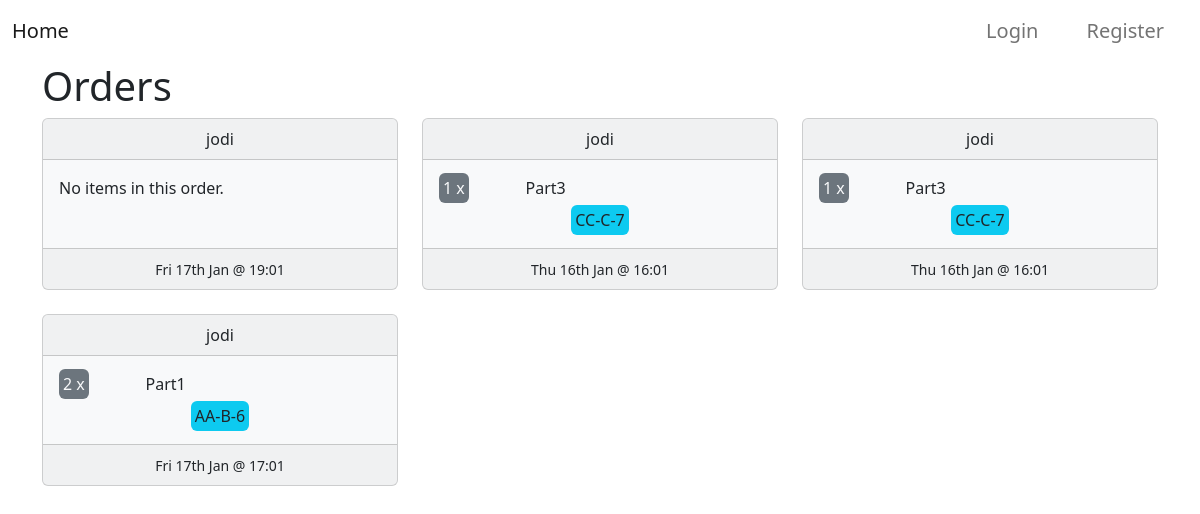
/orders/, run on an earlier commit of the app's database.
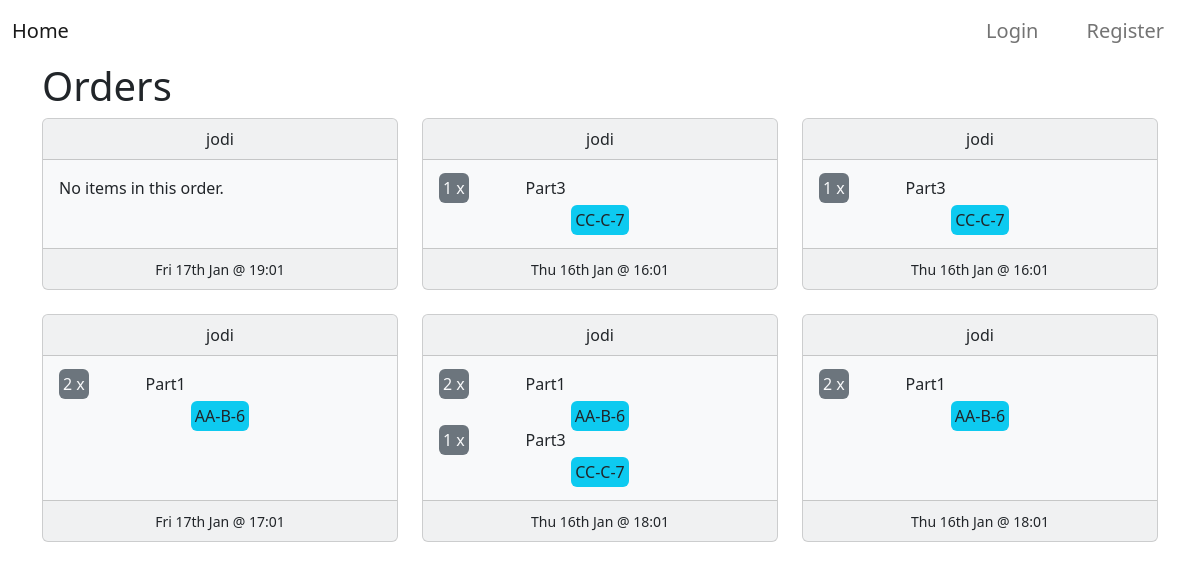
And on a later commit of the database.
### orders/models.py (models this page shows)
class Order(models.Model):
    STATUS_CHOICES = [
        ('in_progress', 'In Progress'),
        ('ready', 'Ready for Collection'),
        ('collected', 'Collected'),
    ]
    user = models.ForeignKey(User, on_delete=models.CASCADE, related_name='order')
    created_at = models.DateTimeField(auto_now_add=True)
    collection_datetime = models.DateTimeField()
    status = models.CharField(max_length=50, choices=STATUS_CHOICES, default='in_progress')

class OrderItem(models.Model):
    order = models.ForeignKey(Order, on_delete=models.CASCADE, related_name='items')
    part = models.ForeignKey(Part, on_delete=models.CASCADE)
    quantity = models.PositiveIntegerField(default=1)

### parts/models.py (models this page shows, shortened)
class Part(models.Model):
    code = models.CharField(max_length=50, unique=True)
    name = models.CharField(max_length=100)
    num_in_stock = models.PositiveIntegerField(default=0)
    low_stock_warning = models.PositiveIntegerField(default=0)
    location = models.CharField(max_length=10, help_text="Format: AB-A-5")

### orders/views.py (the view, shortened to what this page needs)
# urls.py: path('', OrderListView.as_view(), name='order-home'),
class OrderListView(ListView):
    model = Order
    context_object_name = 'orders'
    def get_queryset(self):
        return Order.objects.exclude(status='collected')

### orders/templates/orders/order_list.html (shortened to what this page needs)
{% extends "parts/base.html" %}
{% block content %}
    <h1>Orders</h1>
        <div class="row row-cols-1 row-cols-md-2 row-cols-lg-3 g-4">
            {% if orders %}
                {% for order in orders %}
                <div class="col">
                    <div class="card card-hover h-100 {% if order.status == 'in_progress' %}text-dark bg-light{% elif order.status == 'ready' %}text-light bg-secondary{% endif %}">
                        <div class="card-header text-center">
                            {{ order.user }}
                        </div>
                        <div class="card-body">
                            {% if order.items.all %}
                                {% for item in order.items.all %}
                                    <div class="row">
                                        <div class="col-3">
                                            <span class="{% if order.status == 'in_progress' %}bg-secondary text-light{% elif order.status == 'ready' %}bg-dark{% endif %} rounded p-1">{{ item.quantity }} x</span>
                                        </div>
                                        <div class="col-9">
                                            <span>{{ item.part.name }}</span>
                                        </div>
                                    </div>
                                    <div class="row text-center pt-2">
                                        <div class="col-12">
                                            <span class="{% if order.status == 'in_progress' %}bg-info{% elif order.status == 'ready' %}bg-dark{% endif %} rounded p-1">{{ item.part.location }}</span>
                                        </div>
                                    </div>
                                {% endfor %}
                            {% else %}
                                <p>No items in this order.</p>
                            {% endif %}
                        </div>
                        <div class="card-footer text-center">
                            <small> {{ order.collection_datetime|date:"D jS M @ H:m" }}</small>
                        </div>
                    </div>
                </div>
                {% endfor %}
            {% else %}
                <p>No orders found..</p>
            {% endif %}
        </div>
{% endblock content %}

### parts/templates/parts/base.html (shortened to what this page needs)
<!DOCTYPE html>
<html lang="en">
<head>
    <link href="https://cdn.jsdelivr.net/npm/bootstrap@5.2.3/dist/css/bootstrap.min.css" rel="stylesheet">
    {% load static %}
    <link rel="stylesheet" href="{% static 'css/style.css' %}">
</head>
<body>
    <nav class="navbar navbar-expand-lg navbar-light" id="menu">
        <div class="container-fluid">
            <a class="navbar-brand" href="{% url 'parts-home' %}">Home</a>
            <div class="collapse navbar-collapse justify-content-end" id="navbarNavDropdown">
                <ul class="navbar-nav">
                    {% if user.is_authenticated %}
                        <span class="navbar-text mx-2 fs-5">Hello, {{ user.username }} ( {{ user.profile.get_user_group_display  }})</span>
                        <li class="nav-item mx-3">
                            <a class="nav-link fs-5" href="{% url 'parts-home' %}">Dashboard</a>
                        </li>
                        <li class="nav-item mx-3">
                            <a class="nav-link fs-5" href="{% url 'order-home' %}">Orders</a>
                        </li>
                        <li class="nav-item mx-3">
                            <a class="nav-link fs-5" href="{% url 'parts-list' %}">Parts</a>
                        </li>
                        <li class="nav-item mx-3">
                            <a class="nav-link fs-5" href="{% url 'low-stock' %}">Low Stock</a>
                        </li>
                        <li class="nav-item mx-3">
                            <a class="nav-link fs-5" href="{% url 'basket-home' %}">Basket</a>
                        </li>
                        <form method="POST" action="{% url 'logout' %}" class="form-inline nav-item d-flex align-items-center">
                            {% csrf_token %}
                            <button type="submit" class="btn btn-logout nav-link btn-light text-dark mx-2">
                                Logout
                            </button>
                        </form>
                    {% else %}
                        <li class="nav-item mx-3">
                            <a class="nav-link fs-5" href="{% url 'login' %}">Login</a>
                        </li>
                        <li class="nav-item mx-3">
                            <a class="nav-link fs-5" href="{% url 'register' %}">Register</a>
                        </li>
                    {% endif %}
                </ul>
            </div>
        </div>
    </nav>
    <div class="container">
        {% block content %}{% endblock %}
    </div>
</body>
</html>

### static/css/style.css (style rules this page uses)
.card-hover { position: relative; overflow: hidden; }

What changed in the data, as far as the page shows it:
added Order: user "jodi", collection_datetime "Thu 16th Jan @ 18:01"
added OrderItem: quantity "2", part.name "Part1", part.location "AA-B-6", shown under "jodi"
added OrderItem: quantity "1", part.name "Part3", part.location "CC-C-7", shown under "jodi"
added Order: user "jodi", collection_datetime "Thu 16th Jan @ 18:01"
added OrderItem: quantity "2", part.name "Part1", part.location "AA-B-6", shown under "jodi"
